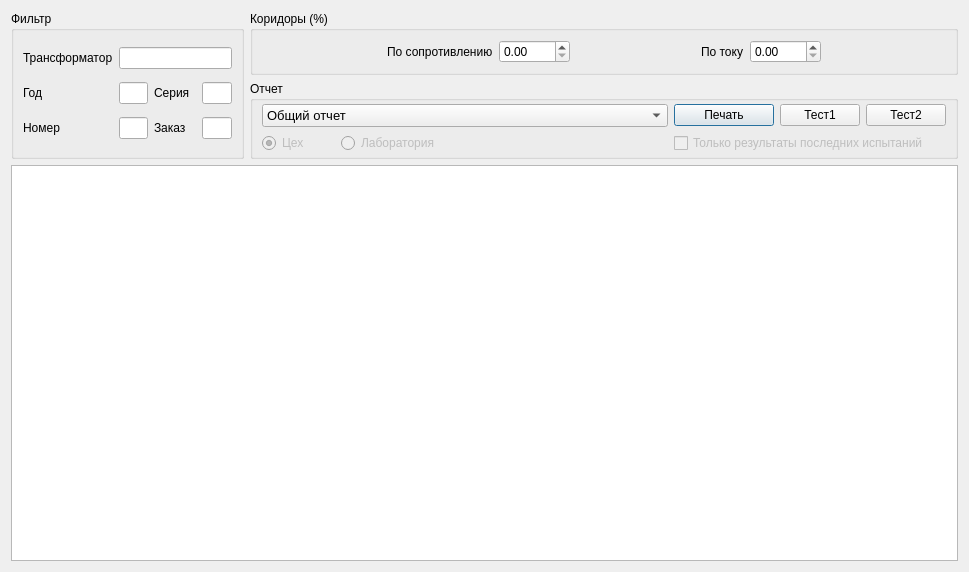
<?xml version="1.0" encoding="UTF-8"?>
<ui version="4.0">
 <class>Dialog</class>
 <widget class="QDialog" name="Dialog">
  <property name="geometry">
   <rect>
    <x>0</x>
    <y>0</y>
    <width>969</width>
    <height>572</height>
   </rect>
  </property>
  <property name="windowTitle">
   <string>Dialog</string>
  </property>
  <layout class="QVBoxLayout" name="verticalLayout_2">
   <item>
    <layout class="QHBoxLayout" name="horizontalLayout_4">
     <item>
      <widget class="QGroupBox" name="groupBox">
       <property name="title">
        <string>Фильтр</string>
       </property>
       <layout class="QGridLayout" name="gridLayout">
        <item row="0" column="2" colspan="4">
         <widget class="QLineEdit" name="leTrans">
          <property name="maxLength">
           <number>20</number>
          </property>
         </widget>
        </item>
        <item row="2" column="0">
         <widget class="QLabel" name="label">
          <property name="text">
           <string>Год</string>
          </property>
         </widget>
        </item>
        <item row="2" column="2">
         <widget class="QLineEdit" name="leYar">
          <property name="maxLength">
           <number>2</number>
          </property>
         </widget>
        </item>
        <item row="4" column="3">
         <widget class="QLabel" name="label_4">
          <property name="text">
           <string>Заказ</string>
          </property>
         </widget>
        </item>
        <item row="0" column="0" colspan="2">
         <widget class="QLabel" name="label_5">
          <property name="text">
           <string>Трансформатор</string>
          </property>
         </widget>
        </item>
        <item row="4" column="5">
         <widget class="QLineEdit" name="leOrder">
          <property name="inputMask">
           <string/>
          </property>
          <property name="maxLength">
           <number>10</number>
          </property>
         </widget>
        </item>
        <item row="2" column="3">
         <widget class="QLabel" name="label_3">
          <property name="text">
           <string>Серия</string>
          </property>
         </widget>
        </item>
        <item row="2" column="5">
         <widget class="QLineEdit" name="leSeries">
          <property name="maxLength">
           <number>10</number>
          </property>
         </widget>
        </item>
        <item row="4" column="0">
         <widget class="QLabel" name="label_2">
          <property name="text">
           <string>Номер</string>
          </property>
         </widget>
        </item>
        <item row="4" column="2">
         <widget class="QLineEdit" name="leNumber">
          <property name="inputMask">
           <string/>
          </property>
          <property name="maxLength">
           <number>6</number>
          </property>
         </widget>
        </item>
        <item row="0" column="6">
         <spacer name="horizontalSpacer">
          <property name="orientation">
           <enum>Qt::Horizontal</enum>
          </property>
          <property name="sizeHint" stdset="0">
           <size>
            <width>40</width>
            <height>20</height>
           </size>
          </property>
         </spacer>
        </item>
       </layout>
      </widget>
     </item>
     <item>
      <layout class="QVBoxLayout" name="verticalLayout">
       <item>
        <widget class="QGroupBox" name="groupBox_3">
         <property name="title">
          <string>Коридоры (%)</string>
         </property>
         <layout class="QHBoxLayout" name="horizontalLayout_3">
          <item>
           <spacer name="horizontalSpacer_4">
            <property name="orientation">
             <enum>Qt::Horizontal</enum>
            </property>
            <property name="sizeHint" stdset="0">
             <size>
              <width>40</width>
              <height>20</height>
             </size>
            </property>
           </spacer>
          </item>
          <item>
           <widget class="QLabel" name="label_6">
            <property name="sizePolicy">
             <sizepolicy hsizetype="Preferred" vsizetype="Preferred">
              <horstretch>0</horstretch>
              <verstretch>0</verstretch>
             </sizepolicy>
            </property>
            <property name="text">
             <string>По сопротивлению</string>
            </property>
           </widget>
          </item>
          <item>
           <widget class="QDoubleSpinBox" name="doubleSpinBox">
            <property name="maximum">
             <double>9999.989999999999782</double>
            </property>
           </widget>
          </item>
          <item>
           <spacer name="horizontalSpacer_3">
            <property name="orientation">
             <enum>Qt::Horizontal</enum>
            </property>
            <property name="sizeHint" stdset="0">
             <size>
              <width>40</width>
              <height>20</height>
             </size>
            </property>
           </spacer>
          </item>
          <item>
           <widget class="QLabel" name="label_7">
            <property name="text">
             <string>По току</string>
            </property>
           </widget>
          </item>
          <item>
           <widget class="QDoubleSpinBox" name="doubleSpinBox_2">
            <property name="maximum">
             <double>9999.989999999999782</double>
            </property>
           </widget>
          </item>
          <item>
           <spacer name="horizontalSpacer_2">
            <property name="orientation">
             <enum>Qt::Horizontal</enum>
            </property>
            <property name="sizeHint" stdset="0">
             <size>
              <width>40</width>
              <height>20</height>
             </size>
            </property>
           </spacer>
          </item>
         </layout>
        </widget>
       </item>
       <item>
        <widget class="QGroupBox" name="groupBox_2">
         <property name="title">
          <string>Отчет</string>
         </property>
         <layout class="QGridLayout" name="gridLayout_2">
          <property name="topMargin">
           <number>3</number>
          </property>
          <property name="bottomMargin">
           <number>3</number>
          </property>
          <item row="0" column="0" colspan="2">
           <widget class="QComboBox" name="comboBox">
            <property name="font">
             <font>
              <pointsize>10</pointsize>
             </font>
            </property>
            <item>
             <property name="text">
              <string>Общий отчет</string>
             </property>
            </item>
            <item>
             <property name="text">
              <string>Вольт-амперная харастеристика намагничивания обмоток</string>
             </property>
            </item>
            <item>
             <property name="text">
              <string>Результаты поверки тока намагничивения вторичных обмоток</string>
             </property>
            </item>
            <item>
             <property name="text">
              <string>Протокол испытаний</string>
             </property>
            </item>
           </widget>
          </item>
          <item row="0" column="3">
           <widget class="QPushButton" name="pushButton">
            <property name="minimumSize">
             <size>
              <width>100</width>
              <height>0</height>
             </size>
            </property>
            <property name="maximumSize">
             <size>
              <width>100</width>
              <height>16777215</height>
             </size>
            </property>
            <property name="text">
             <string>Печать</string>
            </property>
           </widget>
          </item>
          <item row="0" column="4">
           <widget class="QPushButton" name="pushButton_2">
            <property name="text">
             <string>Тест1</string>
            </property>
           </widget>
          </item>
          <item row="0" column="5">
           <widget class="QPushButton" name="pushButton_3">
            <property name="text">
             <string>Тест2</string>
            </property>
           </widget>
          </item>
          <item row="1" column="0">
           <widget class="QRadioButton" name="radioButton">
            <property name="enabled">
             <bool>false</bool>
            </property>
            <property name="sizePolicy">
             <sizepolicy hsizetype="Fixed" vsizetype="Fixed">
              <horstretch>0</horstretch>
              <verstretch>0</verstretch>
             </sizepolicy>
            </property>
            <property name="text">
             <string>Цех        </string>
            </property>
            <property name="checked">
             <bool>true</bool>
            </property>
           </widget>
          </item>
          <item row="1" column="1">
           <widget class="QRadioButton" name="radioButton_2">
            <property name="enabled">
             <bool>false</bool>
            </property>
            <property name="text">
             <string>Лаборатория</string>
            </property>
           </widget>
          </item>
          <item row="1" column="3" colspan="3">
           <widget class="QCheckBox" name="checkBox">
            <property name="enabled">
             <bool>false</bool>
            </property>
            <property name="text">
             <string>Только результаты последних испытаний</string>
            </property>
           </widget>
          </item>
         </layout>
        </widget>
       </item>
      </layout>
     </item>
    </layout>
   </item>
   <item>
    <widget class="QTableView" name="tableView"/>
   </item>
  </layout>
 </widget>
 <tabstops>
  <tabstop>leTrans</tabstop>
  <tabstop>leYar</tabstop>
  <tabstop>leNumber</tabstop>
  <tabstop>leSeries</tabstop>
  <tabstop>leOrder</tabstop>
  <tabstop>tableView</tabstop>
 </tabstops>
 <resources/>
 <connections>
  <connection>
   <sender>leYar</sender>
   <signal>editingFinished()</signal>
   <receiver>Dialog</receiver>
   <slot>setFilter()</slot>
   <hints>
    <hint type="sourcelabel">
     <x>277</x>
     <y>84</y>
    </hint>
    <hint type="destinationlabel">
     <x>192</x>
     <y>76</y>
    </hint>
   </hints>
  </connection>
  <connection>
   <sender>leNumber</sender>
   <signal>editingFinished()</signal>
   <receiver>Dialog</receiver>
   <slot>setFilter()</slot>
   <hints>
    <hint type="sourcelabel">
     <x>284</x>
     <y>115</y>
    </hint>
    <hint type="destinationlabel">
     <x>281</x>
     <y>71</y>
    </hint>
   </hints>
  </connection>
  <connection>
   <sender>leSeries</sender>
   <signal>editingFinished()</signal>
   <receiver>Dialog</receiver>
   <slot>setFilter()</slot>
   <hints>
    <hint type="sourcelabel">
     <x>440</x>
     <y>78</y>
    </hint>
    <hint type="destinationlabel">
     <x>657</x>
     <y>126</y>
    </hint>
   </hints>
  </connection>
  <connection>
   <sender>leOrder</sender>
   <signal>editingFinished()</signal>
   <receiver>Dialog</receiver>
   <slot>setFilter()</slot>
   <hints>
    <hint type="sourcelabel">
     <x>406</x>
     <y>107</y>
    </hint>
    <hint type="destinationlabel">
     <x>430</x>
     <y>134</y>
    </hint>
   </hints>
  </connection>
  <connection>
   <sender>leTrans</sender>
   <signal>editingFinished()</signal>
   <receiver>Dialog</receiver>
   <slot>setFilter()</slot>
   <hints>
    <hint type="sourcelabel">
     <x>478</x>
     <y>43</y>
    </hint>
    <hint type="destinationlabel">
     <x>564</x>
     <y>138</y>
    </hint>
   </hints>
  </connection>
  <connection>
   <sender>tableView</sender>
   <signal>doubleClicked(QModelIndex)</signal>
   <receiver>Dialog</receiver>
   <slot>printReport()</slot>
   <hints>
    <hint type="sourcelabel">
     <x>154</x>
     <y>208</y>
    </hint>
    <hint type="destinationlabel">
     <x>120</x>
     <y>139</y>
    </hint>
   </hints>
  </connection>
 </connections>
 <slots>
  <slot>setFilter()</slot>
  <slot>printReport()</slot>
 </slots>
</ui>
